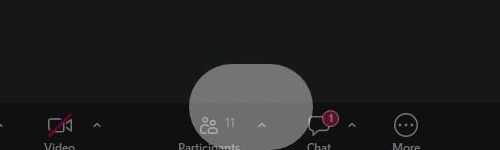
#> input picture .agents/teamwork/explorer_survey_ux/crops/highres/wispr_flow_bottom_bar_44s.png, 500 x 150 px, found by its file name; its folder holds 8 pictures in this run; the run also reads 1 picture not shown here
$ python inspect_isolated_bars.py
#> lines starting #> are read from the running program, lines starting #| are printed output that depends on the picture
from PIL import Image
import numpy as np

def inspect_bar(name):
#> called with name = 'wispr_flow_bottom_bar_44s.png'
    im = Image.open(f'd:/Milind\Voice Assistant/.agents/teamwork/explorer_survey_ux/crops/highres/{name}')
#> im is the input picture: PIL image 500x150 RGB; mean R, G, B 32.8, 33.8, 33.3
    arr = np.array(im)
    print(f"\n--- {name} ({im.width}x{im.height}) ---")
#| --- wispr_flow_bottom_bar_44s.png (500x150) ---

    # Bounding box of pill
    # Find rows where there is a dark container (luminance < 40 or border around 48)
    lum = 0.299*arr[:,:,0] + 0.587*arr[:,:,1] + 0.114*arr[:,:,2]
    # In Wispr Flow, background is #1f1f1f or #000, desktop is wallpaper/desktop
    # Let's find rows with std > 5
    row_std = np.std(lum, axis=1)
#> row_std = 150 values, max 45.57 at index 125, min 3.55e-15 at index 0, mean 22.42
    col_std = np.std(lum, axis=0)
#> col_std = 500 values, max 49.26 at index 203, min 3.32 at index 422, mean 16.04

    active_rows = np.where(row_std > 8)[0]
#> active_rows = 86 values from 64 to 149
    active_cols = np.where(col_std > 8)[0]
#> active_cols = 229 values from 0 to 419

    if len(active_rows) > 0 and len(active_cols) > 0:
        print(f"Active pill region: Y=[{active_rows[0]}..{active_rows[-1]}] (height={active_rows[-1]-active_rows[0]+1}px)")
#| Active pill region: Y=[64..149] (height=86px)
        print(f"Active pill region: X=[{active_cols[0]}..{active_cols[-1]}] (width={active_cols[-1]-active_cols[0]+1}px)")
#| Active pill region: X=[0..419] (width=420px)

        # Crop exactly that region
        sub = im.crop((active_cols[0], active_rows[0], active_cols[-1], active_rows[-1]))
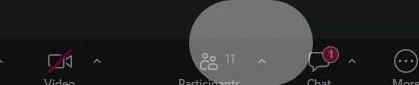
#> sub: PIL image 419x85 RGB; mean R, G, B 45.1, 45.2, 45.1
        sub.save(f'd:/Milind\Voice Assistant/.agents/teamwork/explorer_survey_ux/crops/highres/isolated_{name}')
        print(f"Saved isolated_{name}")
    else:
        print("No active region found.")

inspect_bar("wispr_flow_bottom_bar_44s.png")
inspect_bar("wispr_flow_bottom_bar_48s.png")
#| --- wispr_flow_bottom_bar_48s.png (500x150) ---
#| Active pill region: Y=[64..149] (height=86px)
#| Active pill region: X=[0..419] (width=420px)
inspect_bar("wispr_flow_bottom_bar_50s.png")
#> call 3 of inspect_bar, with name = 'wispr_flow_bottom_bar_50s.png'
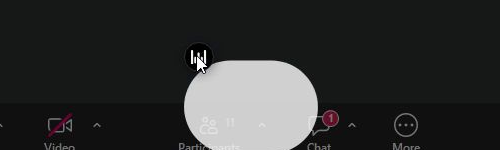
#> input picture .agents/teamwork/explorer_survey_ux/crops/highres/wispr_flow_bottom_bar_50s.png, 500 x 150 px, found by its file name
#> in inspect_bar, im is the input picture: PIL image 500x150 RGB; mean R, G, B 47.6, 48.5, 48.1
#| --- wispr_flow_bottom_bar_50s.png (500x150) ---
#> in inspect_bar (call 3), `row_std = np.std(lum, axis=1)`: row_std = 150 values, max 84.74 at index 105, min 3.55e-15 at index 0, mean 48.95
#> in inspect_bar (call 3), `col_std = np.std(lum, axis=0)`: col_std = 500 values, max 96.34 at index 192, min 3.27 at index 389, mean 28.7
#> in inspect_bar (call 3), `active_rows = np.where(row_std > 8)[0]`: active_rows = 100 values from 50 to 149
#> in inspect_bar (call 3), `active_cols = np.where(col_std > 8)[0]`: active_cols = 232 values from 0 to 419
#| Active pill region: Y=[50..149] (height=100px)
#| Active pill region: X=[0..419] (width=420px)
#> in inspect_bar (call 3), `sub = im.crop((active_cols[0], active_rows[0], active_cols[-1], active..`:
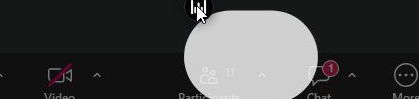
#> sub: PIL image 419x99 RGB; mean R, G, B 68.5, 68.8, 68.6
inspect_bar("vox_bottom_bar_08s.png")
#> call 4 of inspect_bar, with name = 'vox_bottom_bar_08s.png'
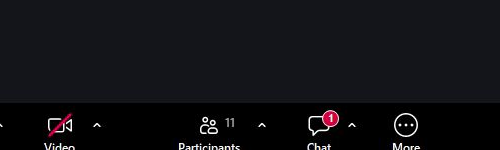
#> input picture .agents/teamwork/explorer_survey_ux/crops/highres/vox_bottom_bar_08s.png, 500 x 150 px, found by its file name
#> in inspect_bar, im is the input picture: PIL image 500x150 RGB; mean R, G, B 17.6, 17.5, 21.3
#| --- vox_bottom_bar_08s.png (500x150) ---
#> in inspect_bar (call 4), `row_std = np.std(lum, axis=1)`: row_std = 150 values, max 84.43 at index 146, min 0 at index 0, mean 10.45
#> in inspect_bar (call 4), `col_std = np.std(lum, axis=0)`: col_std = 500 values, max 66.94 at index 309, min 8.9 at index 43, mean 18.69
#> in inspect_bar (call 4), `active_rows = np.where(row_std > 8)[0]`: active_rows = 34 values from 110 to 149
#> in inspect_bar (call 4), `active_cols = np.where(col_std > 8)[0]`: active_cols = 500 values from 0 to 499
#| Active pill region: Y=[110..149] (height=40px)
#| Active pill region: X=[0..499] (width=500px)
#> in inspect_bar (call 4), `sub = im.crop((active_cols[0], active_rows[0], active_cols[-1], active..`:
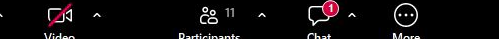
#> sub: PIL image 499x39 RGB; mean R, G, B 13.9, 11.2, 12.1
#> (the run stopped early here; a loop or call above may not have finished)
